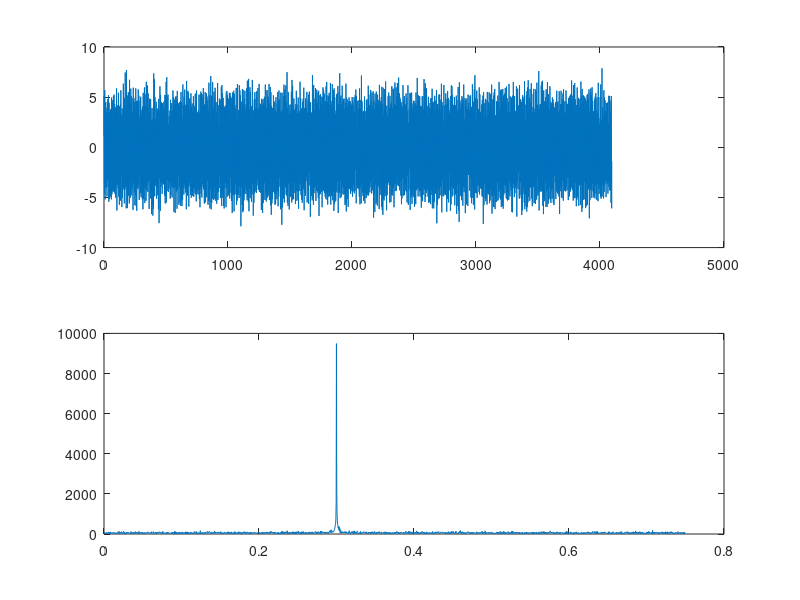

This chart was generated by the following MATLAB code:
clear;
N = 4096;
u = randn(1,N);
n = 0:N-1;
fs = 1.5;
A =5;f0 = 0.3;
w = 2*pi/fs;
s = A*sin(w*f0*n)+u;
subplot(211)
plot(n,s);
S = fft(s);
f = fs/N*(0:N/2-1);
subplot(212)
plot(f,abs(S(1:N/2)));
